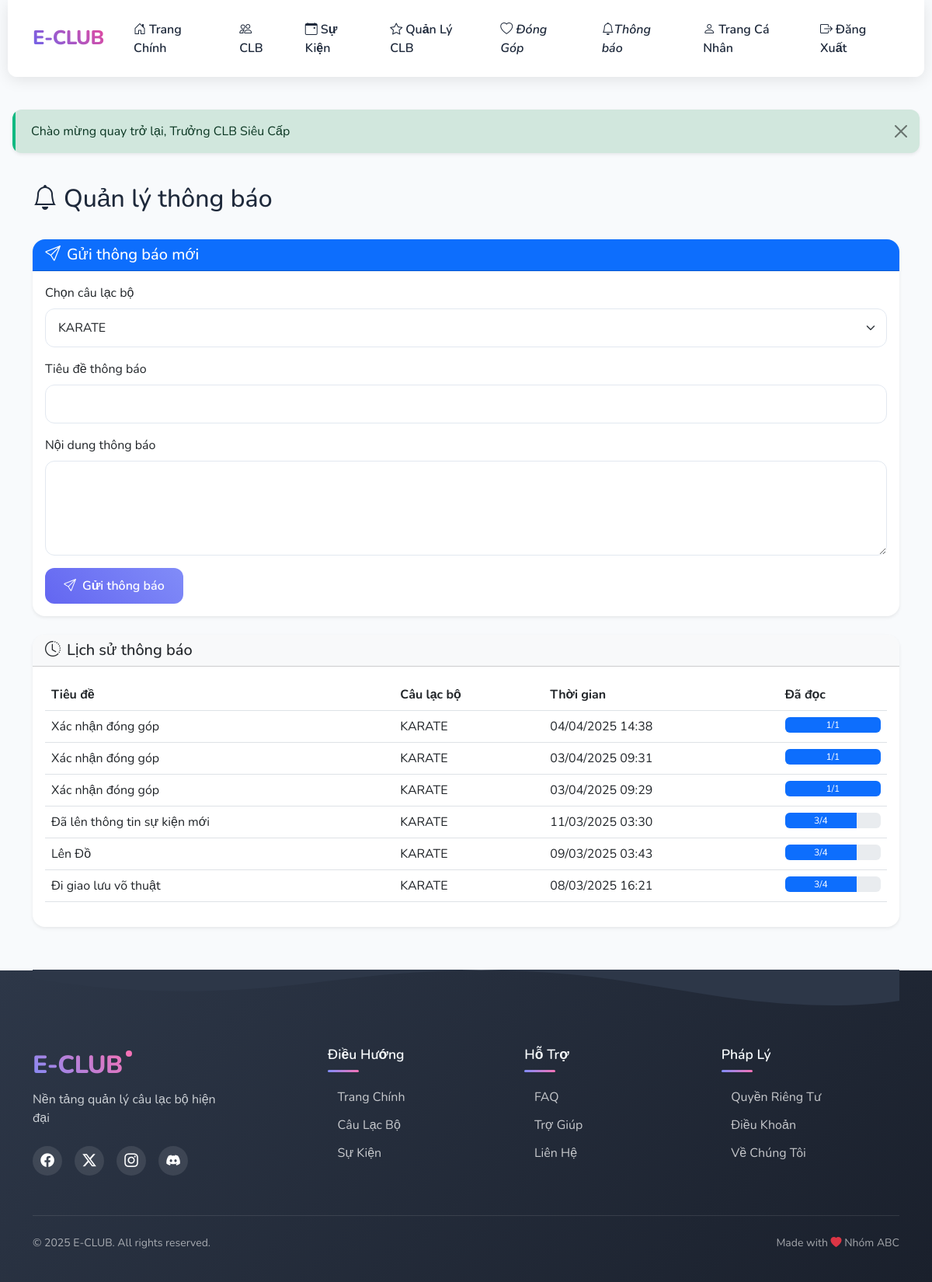
The page /index.php?page=club_leader/notifications&club_id=1 (signed in) on the database its author committed.
### tables this page shows
CREATE TABLE `notifications` (
  `id` int(11) NOT NULL,
  `club_id` int(11) DEFAULT NULL,
  `sender_id` int(11) DEFAULT NULL,
  `title` varchar(200) NOT NULL,
  `message` text NOT NULL,
  `created_at` timestamp NOT NULL DEFAULT current_timestamp()
);

CREATE TABLE `clubs` (
  `id` int(11) NOT NULL,
  `name` varchar(100) NOT NULL,
  `description` text DEFAULT NULL,
  `created_at` timestamp NOT NULL DEFAULT current_timestamp(),
  `status` enum('active','inactive') NOT NULL DEFAULT 'active',
  `image_url` varchar(255) DEFAULT NULL,
  `bank_info` longtext DEFAULT NULL
);

### pages/club_leader/notifications.php (the view, shortened to what this page needs)
<?php
$sql = "SELECT c.* FROM clubs c
       INNER JOIN club_leaders cl ON c.id = cl.club_id
       WHERE cl.user_id = ?";
$stmt = $conn->prepare($sql);
$stmt->bind_param("i", $_SESSION['user_id']);
$stmt->execute();
$managed_clubs = $stmt->get_result()->fetch_all(MYSQLI_ASSOC);
$sql = "SELECT n.*, c.name as club_name,
       COUNT(CASE WHEN nr.is_read = 1 THEN 1 END) as read_count,
       COUNT(nr.id) as total_recipients
       FROM notifications n
       INNER JOIN clubs c ON n.club_id = c.id
       LEFT JOIN notification_recipients nr ON n.id = nr.notification_id
       WHERE n.sender_id = ?
       GROUP BY n.id
       ORDER BY n.created_at DESC";
$stmt = $conn->prepare($sql);
$stmt->bind_param("i", $_SESSION['user_id']);
$stmt->execute();
$notifications = $stmt->get_result()->fetch_all(MYSQLI_ASSOC);
?>
<div class="container py-4">
    <div class="row mb-4">
        <div class="col">
            <h2><i class="bi bi-bell me-2"></i>Quản lý thông báo</h2>
        </div>
    </div>
    <div class="card shadow-sm mb-4">
        <div class="card-header bg-primary text-white">
            <h5 class="card-title mb-0">
                <i class="bi bi-send me-2"></i>Gửi thông báo mới
            </h5>
        </div>
        <div class="card-body">
            <form method="POST" action="">
                <div class="mb-3">
                    <label for="club_id" class="form-label">Chọn câu lạc bộ</label>
                    <select class="form-select" name="club_id" id="club_id" required>
                        <?php foreach ($managed_clubs as $club): ?>
                            <option value="<?php echo $club['id']; ?>">
                                <?php echo htmlspecialchars($club['name']); ?>
                            </option>
                        <?php endforeach; ?>
                    </select>
                </div>
                <div class="mb-3">
                    <label for="title" class="form-label">Tiêu đề thông báo</label>
                    <input type="text" class="form-control" name="title" id="title" required>
                </div>
                <div class="mb-3">
                    <label for="message" class="form-label">Nội dung thông báo</label>
                    <textarea class="form-control" name="message" id="message" rows="4" required></textarea>
                </div>
                <button type="submit" name="send_notification" class="btn btn-primary">
                    <i class="bi bi-send me-2"></i>Gửi thông báo
                </button>
            </form>
        </div>
    </div>
    <div class="card shadow-sm">
        <div class="card-header bg-light">
            <h5 class="card-title mb-0">
                <i class="bi bi-clock-history me-2"></i>Lịch sử thông báo
            </h5>
        </div>
        <div class="card-body">
            <?php if (empty($notifications)): ?>
                <p class="text-muted text-center mb-0">Chưa có thông báo nào được gửi.</p>
            <?php else: ?>
                <div class="table-responsive">
                    <table class="table table-hover">
                        <thead>
                            <tr>
                                <th>Tiêu đề</th>
                                <th>Câu lạc bộ</th>
                                <th>Thời gian</th>
                                <th>Đã đọc</th>
                            </tr>
                        </thead>
                        <tbody>
                            <?php foreach ($notifications as $notification): ?>
                                <tr>
                                    <td><?php echo htmlspecialchars($notification['title']); ?></td>
                                    <td><?php echo htmlspecialchars($notification['club_name']); ?></td>
                                    <td><?php echo date('d/m/Y H:i', strtotime($notification['created_at'])); ?></td>
                                    <td>
                                        <div class="progress" style="height: 20px;">
                                            <?php
                                            $percentage = ($notification['read_count'] / $notification['total_recipients']) * 100;
                                            ?>
                                            <div class="progress-bar" role="progressbar"
                                                 style="width: <?php echo $percentage; ?>%"
                                                 aria-valuenow="<?php echo $percentage; ?>"
                                                 aria-valuemin="0" aria-valuemax="100">
                                                <?php echo $notification['read_count']; ?>/<?php echo $notification['total_recipients']; ?>
                                            </div>
                                        </div>
                                    </td>
                                </tr>
                            <?php endforeach; ?>
                        </tbody>
                    </table>
                </div>
            <?php endif; ?>
        </div>
    </div>
</div>

### templates/layout.php (style rules this page uses)
:root { --primary-color: #6366f1; --primary-light: #818cf8; --primary-dark: #4f46e5; --secondary-color: #ec4899; --secondary-light: #f472b6; --accent-color: #0ea5e9; --success-color: #10b981; --warning-color: #f59e0b; --danger-color: #ef4444; --background-color: #f8fafc; --text-color: #1e293b; --border-radius: 12px; --card-border-radius: 16px; --transition-speed: 0.3s; }
body { min-height: 100vh; display: flex; flex-direction: column; background-color: var(--background-color); font-family: 'Nunito', sans-serif; color: var(--text-color); overflow-x: hidden; }
.card { border: none; border-radius: var(--card-border-radius); background: #fff; box-shadow: 0 5px 15px rgba(0, 0, 0, 0.05); transition: all var(--transition-speed) ease; overflow: hidden; position: relative; z-index: 1; }
.card::before { content: ''; position: absolute; top: 0; left: 0; width: 4px; height: 100%; z-index: 2; opacity: 0; transition: opacity var(--transition-speed) ease; }
.btn { border-radius: var(--border-radius); padding: 0.7rem 1.5rem; font-weight: 600; transition: all var(--transition-speed) ease; position: relative; overflow: hidden; z-index: 1; }
.btn::before { content: ''; position: absolute; top: 0; left: 0; width: 100%; height: 100%; background: rgba(255, 255, 255, 0.1); z-index: -1; transform: translateX(-100%) rotate(45deg); transition: transform 0.6s ease; }
.btn-primary { background: linear-gradient(45deg, var(--primary-color), var(--primary-light)); border: none; }
.form-control, .form-select { border-radius: var(--border-radius); padding: 0.75rem 1rem; border: 1px solid #e2e8f0; transition: all var(--transition-speed) ease; }
.fade-in { animation: fadeIn 0.5s ease-in; }

### rows shown on the page
notifications: title "Xác nhận đóng góp", club.name "KARATE", created_at "04/04/2025 14:38", $percentage 100 (drawn), read_count "1", total_recipients "1"
notifications: title "Xác nhận đóng góp", club.name "KARATE", created_at "03/04/2025 09:31", $percentage 100 (drawn), read_count "1", total_recipients "1"
notifications: title "Xác nhận đóng góp", club.name "KARATE", created_at "03/04/2025 09:29", $percentage 100 (drawn), read_count "1", total_recipients "1"
notifications: title "Đã lên thông tin sự kiện mới", club.name "KARATE", created_at "11/03/2025 03:30", $percentage 75 (drawn), read_count "3", total_recipients "4"
notifications: title "Lên Đồ", club.name "KARATE", created_at "09/03/2025 03:43", $percentage 75 (drawn), read_count "3", total_recipients "4"
notifications: title "Đi giao lưu võ thuật", club.name "KARATE", created_at "08/03/2025 16:21", $percentage 75 (drawn), read_count "3", total_recipients "4"

### other values the page prints
$flash['message'] "Chào mừng quay trở lại, Trưởng CLB Siêu Cấp"
APP_NAME "E-CLUB"
form field club_id "KARATE"
